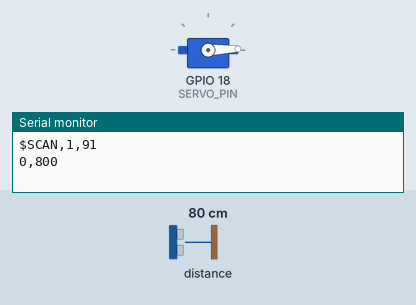
A sketch run on a simulated ESP32. Shown: servo, the last lines printed to the serial monitor. Inputs (shaded band) come from the test bench; at power-on: distance to the obstacle 80 cm.

Above: at 0.55 s.
At 2.6 s:
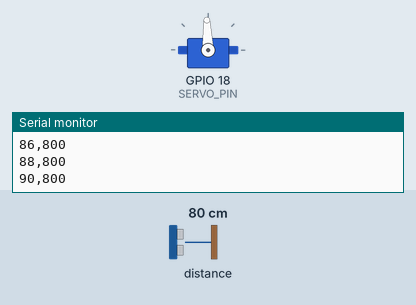
At 4.65 s:
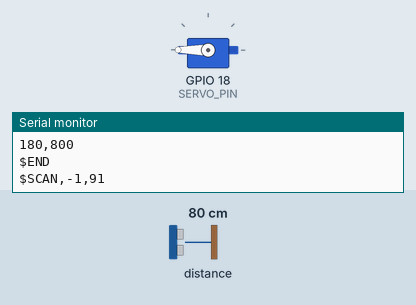
At 8.25 s:
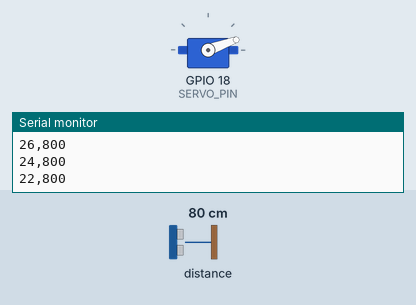
Timing chart, 0 to 11.2 s (numbered marks = the images above):
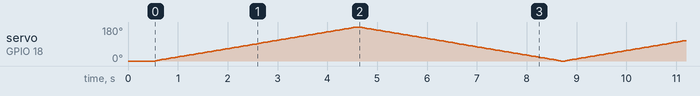

The sketch:

esp32_vl53l0x_lidar.ino
```cpp
/*
 * ESP32 VL53L0X LiDAR Scanner Firmware
 * -------------------------------------
 * Sweeps an SG90 micro servo from 0° to 180° and back, capturing
 * Time-of-Flight (ToF) distance measurements from a VL53L0X sensor.
 *
 * Data is streamed over Serial in a structured, self-syncing protocol
 * for consumption by ROS 2 LaserScan drivers or standalone SLAM software.
 *
 * Hardware Connections:
 *   ESP32 GPIO 21 (SDA)  <--> VL53L0X SDA
 *   ESP32 GPIO 22 (SCL)  <--> VL53L0X SCL
 *   ESP32 3.3V           <--> VL53L0X VIN (or 5V if module has 3.3V LDO)
 *   ESP32 GND            <--> VL53L0X GND
 *
 *   ESP32 GPIO 18 (PWM)  <--> SG90 Servo Signal (Orange / Yellow)
 *   External 5V / VIN    <--> SG90 Servo VCC (Red)  [Do NOT power servo from ESP32 3.3V!]
 *   ESP32 GND            <--> SG90 Servo GND (Brown) [Common Ground]
 *
 * Libraries Required:
 *   - "VL53L0X" by Pololu (or "Adafruit_VL53L0X")
 *   - "ESP32Servo" by Kevin Harrington (for ESP32 servo PWM control)
 */

#include <Wire.h>
#include <VL53L0X.h>
#include <ESP32Servo.h>

// --- Configuration Constants ---
#define SERVO_PIN        18
#define I2C_SDA_PIN      21
#define I2C_SCL_PIN      22
#define SERIAL_BAUD      115200

// Sweep configuration
#define ANGLE_MIN        0     // Minimum sweep angle (degrees)
#define ANGLE_MAX        180   // Maximum sweep angle (degrees)
#define ANGLE_STEP       2     // Step resolution in degrees (2° gives 91 points per sweep)
#define SERVO_SETTLE_MS  12    // Delay for servo to reach target position (ms)

// Range limits (VL53L0X specifications)
#define SENSOR_MIN_MM    30
#define SENSOR_MAX_MM    2000

VL53L0X sensor;
Servo lidarServo;

int currentAngle = ANGLE_MIN;
int sweepDirection = 1; // 1 = forward (0 -> 180), -1 = backward (180 -> 0)
const int TOTAL_POINTS = ((ANGLE_MAX - ANGLE_MIN) / ANGLE_STEP) + 1;

void setup() {
  Serial.begin(SERIAL_BAUD);
  while (!Serial && millis() < 2000); // Wait for serial connection

  Serial.println("# VL53L0X 2D LiDAR Scanner initializing...");

  // Initialize I2C bus
  Wire.begin(I2C_SDA_PIN, I2C_SCL_PIN);
  Wire.setClock(400000); // 400kHz Fast I2C

  // Initialize VL53L0X sensor
  sensor.setTimeout(500);
  if (!sensor.init()) {
    Serial.println("# ERROR: Failed to detect and initialize VL53L0X sensor!");
    Serial.println("# Check wiring: SDA -> GPIO 21, SCL -> GPIO 22, VIN -> 3.3V/5V, GND -> GND");
    while (1) {
      delay(1000);
    }
  }

  // Configure sensor for high speed / continuous mode
  // Reduce timing budget to ~20ms - 25ms to allow rapid sweeping
  sensor.setMeasurementTimingBudget(25000); // 25ms in microseconds
  sensor.startContinuous(25);

  // Initialize Servo
  lidarServo.setPeriodHertz(50); // Standard 50Hz servo
  lidarServo.attach(SERVO_PIN, 500, 2400); // Min and max pulse width for SG90
  lidarServo.write(ANGLE_MIN);
  delay(500); // Settle at starting position

  Serial.println("# VL53L0X LiDAR Ready. Starting continuous sweep.");
}

void loop() {
  // Send scan frame header: $SCAN,<direction>,<total_points>
  // direction: 1 for 0° -> 180°, -1 for 180° -> 0°
  Serial.print("$SCAN,");
  Serial.print(sweepDirection);
  Serial.print(",");
  Serial.println(TOTAL_POINTS);

  if (sweepDirection == 1) {
    // Forward sweep: ANGLE_MIN to ANGLE_MAX
    for (int angle = ANGLE_MIN; angle <= ANGLE_MAX; angle += ANGLE_STEP) {
      measureAndSend(angle);
    }
    sweepDirection = -1;
  } else {
    // Reverse sweep: ANGLE_MAX to ANGLE_MIN
    for (int angle = ANGLE_MAX; angle >= ANGLE_MIN; angle -= ANGLE_STEP) {
      measureAndSend(angle);
    }
    sweepDirection = 1;
  }

  // Send scan frame footer
  Serial.println("$END");
}

void measureAndSend(int angle) {
  // Move servo to target angle
  lidarServo.write(angle);
  delay(SERVO_SETTLE_MS);

  // Read range in millimeters
  uint16_t range_mm = sensor.readRangeContinuousMillimeters();

  // Handle sensor timeout or invalid / out of range reads
  if (sensor.timeoutOccurred() || range_mm > SENSOR_MAX_MM || range_mm < SENSOR_MIN_MM) {
    // -1 signifies out-of-range or no reflection
    range_mm = 0;
  }

  // Format: <angle_deg>,<distance_mm>
  Serial.print(angle);
  Serial.print(",");
  Serial.println(range_mm);
}
```
